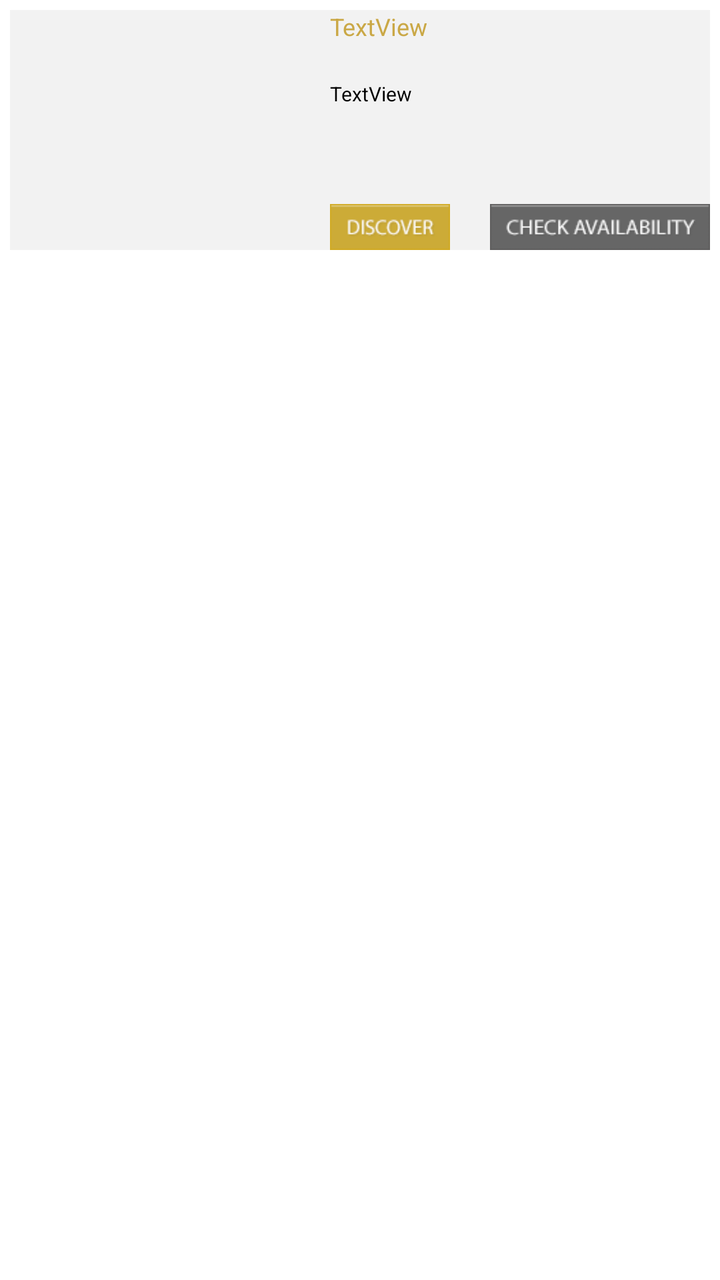
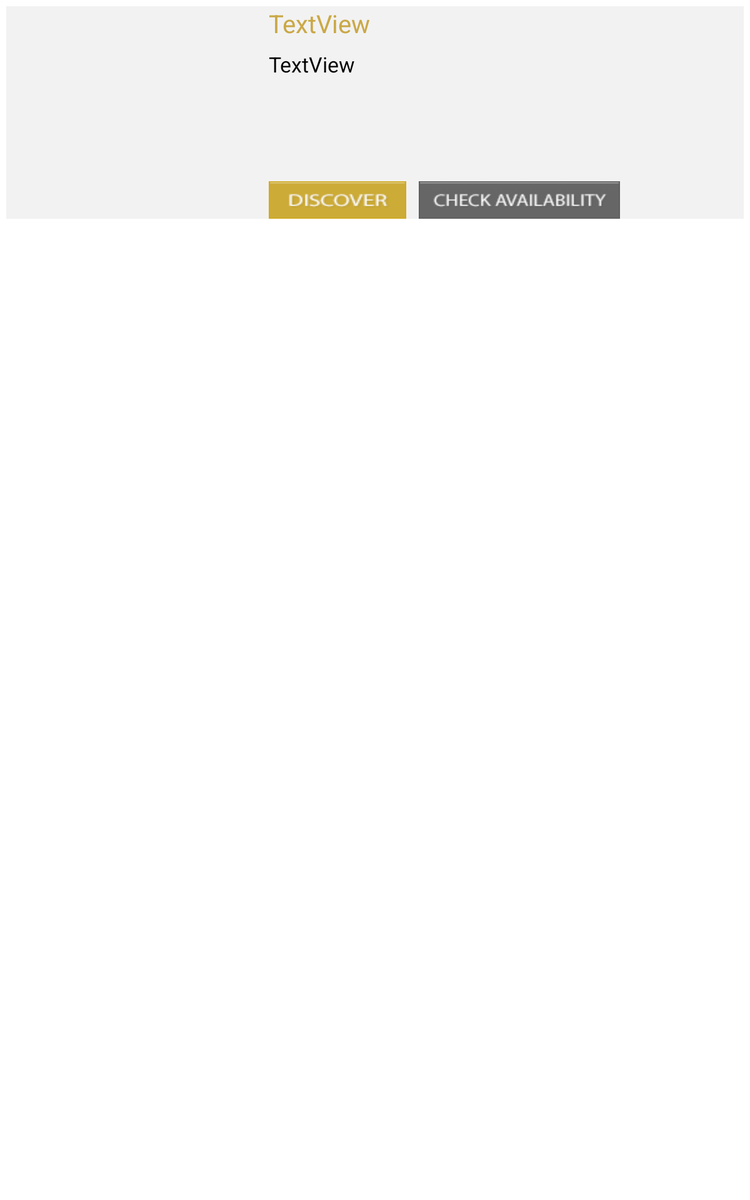

One screen, two layout resources from the same app: the default and the repository's alternative for another configuration. Each is rendered where Android would select it; the XML of both is given below.
<!-- AndroidManifest.xml: application theme nexaTheme -->
<!-- res/layout/suiteslist.xml -->
<?xml version="1.0" encoding="utf-8"?>
<RelativeLayout xmlns:android="http://schemas.android.com/apk/res/android"
    android:layout_width="fill_parent"
    android:layout_height="match_parent"
  
    android:minHeight="50dp"
    android:orientation="horizontal"
    android:padding="5dip" >

    <RelativeLayout
        android:layout_width="match_parent"
        android:layout_height="wrap_content"
        android:background="#f2f2f2" >

        <ImageView
            android:id="@+id/suitesSnap"
            android:layout_width="150dip"
            android:layout_height="120dip"
            android:layout_marginTop="0dp" />

        <TextView
            android:id="@+id/txt_suitesDetials"
            android:layout_width="250dip"
            android:layout_height="wrap_content"
            android:layout_above="@+id/btn_suitesDiscover"
            android:layout_alignLeft="@+id/suiteshead"
            android:layout_below="@+id/suiteshead"
            android:textSize="10sp"
            android:textColor="#000000"
            android:text="TextView" />

        <ImageButton
            android:id="@+id/btn_suitesDiscover"
            android:layout_width="60dip"
            android:layout_height="23dip"
            android:layout_alignBottom="@+id/suitesSnap"
            android:layout_alignLeft="@+id/txt_suitesDetials"
            android:background="@drawable/btn_discover" />

        <TextView
            android:id="@+id/suiteshead"
            android:layout_width="250dip"
            android:layout_height="35dip"
         	android:layout_marginLeft="10dip"
            android:layout_toRightOf="@+id/suitesSnap"
            android:text="TextView"
            android:textColor="#caa846"
            android:textSize="12sp" />

        <ImageButton
            android:id="@+id/btn_suitesCheck"
             android:layout_width="wrap_content"
            android:layout_height="23dip"
            android:layout_alignBottom="@+id/suitesSnap"
            android:layout_alignLeft="@+id/txt_suitesDetials"
            android:background="@drawable/btn_check" 
            android:layout_marginLeft="80dip"
           />

    </RelativeLayout>

</RelativeLayout>
<!-- resources referenced by this layout -->
<resources>
  <!-- drawable btn_check: png bitmap (drawable, 2815 bytes) -->
  <!-- drawable btn_discover: png bitmap (drawable, 2810 bytes) -->
  <style name="nexaTheme" parent="Theme.Sherlock.Light.DarkActionBar">
          <item name="homeAsUpIndicator">@drawable/menu_list</item>
          <item name="android:actionBarStyle">@style/ActionBar</item>
          <item name="android:homeAsUpIndicator">@drawable/indicator</item>
      </style>
  <!-- drawable menu_list: png bitmap (drawable, 1427 bytes) -->
  <style name="ActionBar" parent="@android:style/Widget.Holo.Light.ActionBar">
          <item name="android:icon">@drawable/btn_menu</item>
      </style>
  <!-- drawable indicator (drawable) -->
  <?xml version="1.0" encoding="utf-8"?>
  <layer-list xmlns:android="http://schemas.android.com/apk/res/android" >
  
      <item
          android:left="-5dp"
          android:right="5dp">
          <bitmap android:src="@drawable/new_indicator" />
      </item>
  
  </layer-list>
  <!-- drawable btn_menu: png bitmap (drawable, 1299 bytes) -->
  <!-- drawable new_indicator: png bitmap (drawable, 1211 bytes) -->
</resources>
<!-- res/layout-sw600dp-port/suiteslist.xml (the repository's variant of the layout above) -->
<!-- drawn on a 7-inch tablet held upright -->
<?xml version="1.0" encoding="utf-8"?>
<RelativeLayout xmlns:android="http://schemas.android.com/apk/res/android"
    android:layout_width="fill_parent"
    android:layout_height="match_parent"
  
    android:minHeight="50dp"
    android:orientation="horizontal"
    android:padding="5dip" >

    <RelativeLayout
        android:layout_width="match_parent"
        android:layout_height="wrap_content"
        android:background="#f2f2f2" >

        <ImageView
            android:id="@+id/suitesSnap"
            android:layout_width="200dip"
            android:layout_height="170dip"
            android:layout_marginTop="0dp" />

        <TextView
            android:id="@+id/txt_suitesDetials"
            android:layout_width="250dip"
            android:layout_height="80dip"
            android:layout_above="@+id/btn_suitesDiscover"
            android:layout_alignLeft="@+id/suiteshead"
            android:layout_alignParentRight="true"
            android:layout_below="@+id/suiteshead"
            android:text="TextView"
            android:textSize="17sp" />

        <ImageButton
            android:id="@+id/btn_suitesDiscover"
            android:layout_width="110dp"
            android:layout_height="30dip"
            android:layout_alignBottom="@+id/suitesSnap"
            android:layout_alignLeft="@+id/txt_suitesDetials"
            android:background="@drawable/btn_discover" />

        <TextView
            android:id="@+id/suiteshead"
            android:layout_width="250dip"
            android:layout_height="35dip"
            android:layout_alignParentRight="true"
            android:layout_marginLeft="10dip"
            android:layout_toRightOf="@+id/suitesSnap"
            android:text="TextView"
            android:textColor="#caa846"
            android:textSize="20sp" />

        <ImageButton
            android:id="@+id/btn_suitesCheck"
             android:layout_width="wrap_content"
            android:layout_height="30dp"
            android:layout_alignBottom="@+id/suitesSnap"
            android:layout_alignLeft="@+id/txt_suitesDetials"
            android:background="@drawable/btn_check" 
            android:layout_marginLeft="120dip"
           />

    </RelativeLayout>

</RelativeLayout>
